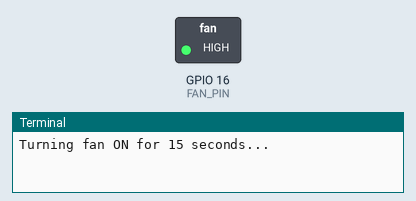
This program was run on a simulated Raspberry Pi (BCM pin numbers). Shown: switched loads named in the program (green lamp = pin HIGH), the last lines printed to the terminal. At 15.0 s the program stops and its outputs stay as they are.

Above: at 0.1 s.
At 15.1 s:
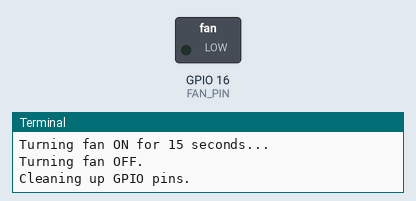
Timing chart, 0 to 16.5 s (numbered marks = the images above):
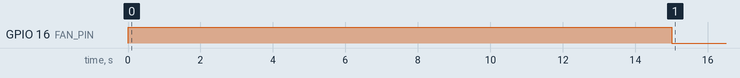

The program:

fan_test.py
```python
# fan_test.py
import time

import RPi.GPIO as GPIO

# --- Configuration ---
# The GPIO pin number your fan's control wire is connected to.
# This uses BCM numbering, which refers to the Broadcom chip's pin numbers.
FAN_PIN = 16

# Set the pin numbering scheme to BCM.
GPIO.setmode(GPIO.BCM)
# Configure the specified fan pin as an output pin.
GPIO.setup(FAN_PIN, GPIO.OUT)

try:
    # This is the main logic block.
    print("Turning fan ON for 15 seconds...")
    # Set the pin to HIGH, which typically provides voltage and turns the fan on.
    GPIO.output(FAN_PIN, GPIO.HIGH)
    # Pause the script for 15 seconds while the fan is running.
    time.sleep(15)

    print("Turning fan OFF.")
    # Set the pin to LOW, which cuts the voltage and turns the fan off.
    GPIO.output(FAN_PIN, GPIO.LOW)

finally:
    # This block is crucial. It will run no matter what, even if the script
    # is interrupted (e.g., with Ctrl+C).
    print("Cleaning up GPIO pins.")
    # GPIO.cleanup() resets all the GPIO pins you've used back to their default
    # state, preventing potential issues on the next run.
    GPIO.cleanup()
```

Measured:
- by itself, GPIO 16 (FAN_PIN): LOW → HIGH at 0.00 s, → LOW 15.0 s later
